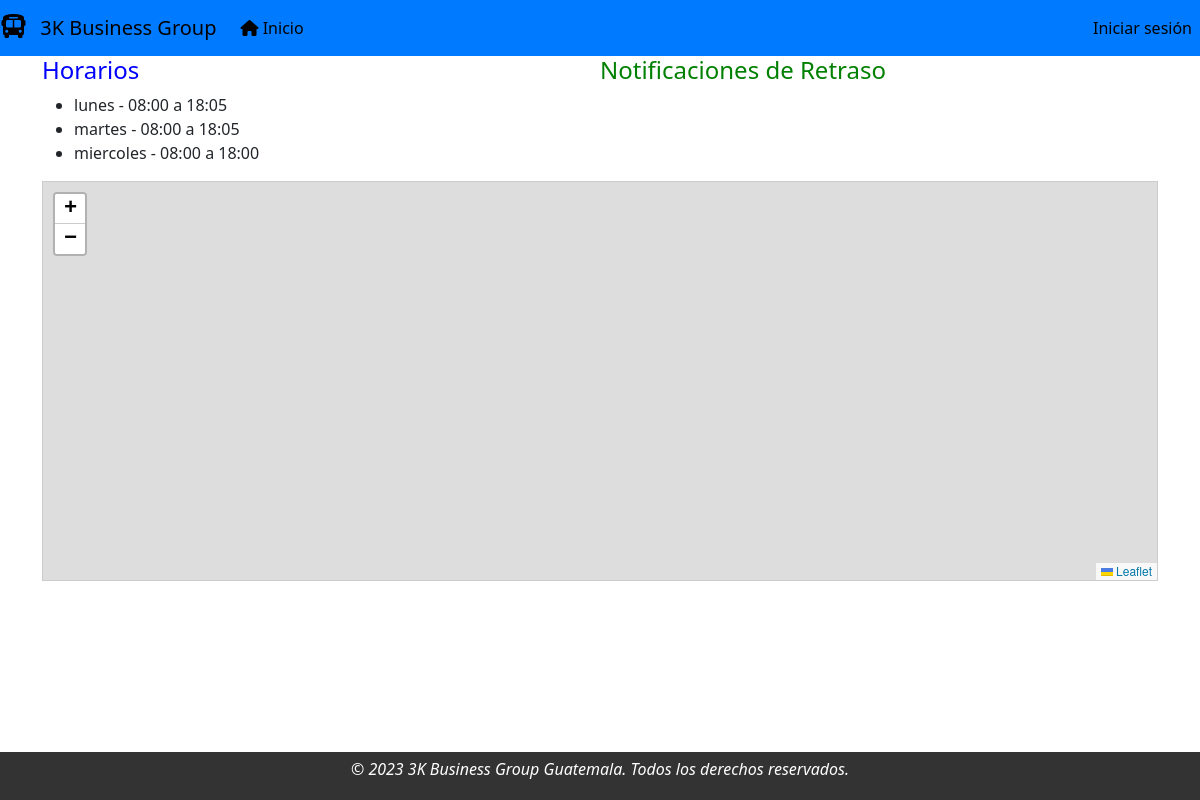
The app's page /, older data.
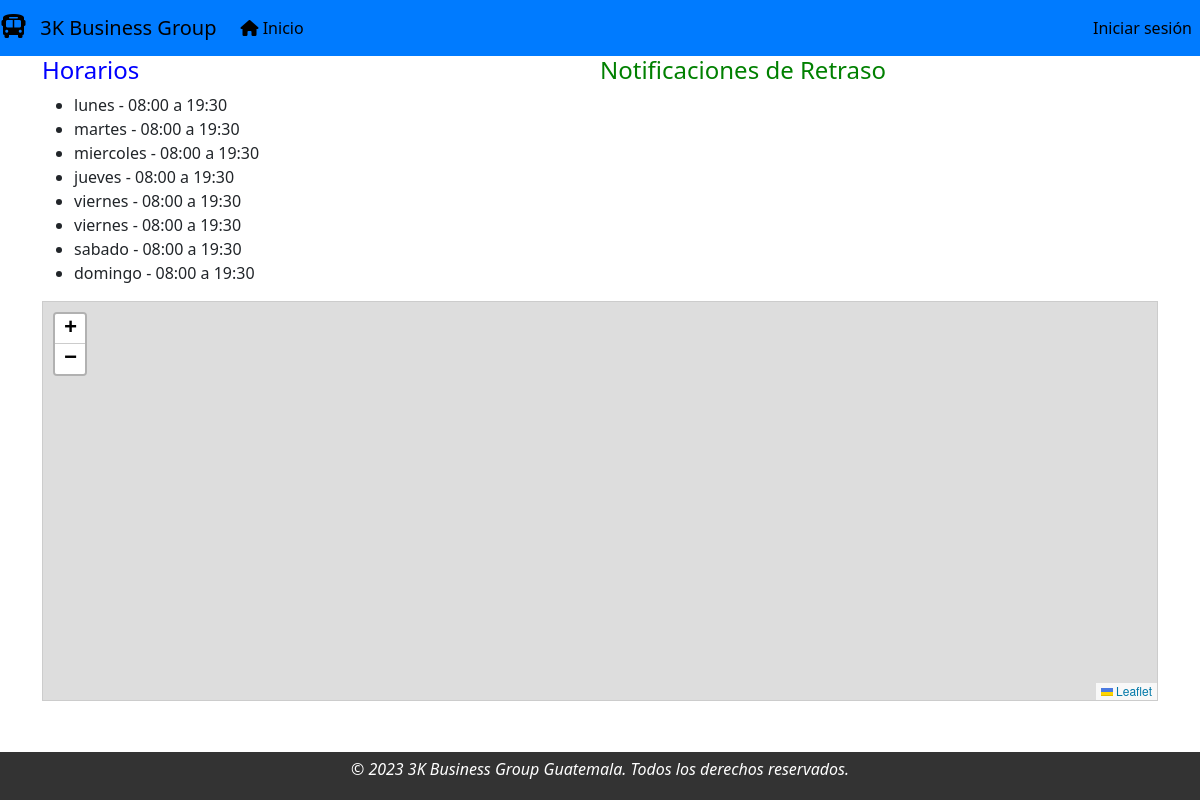
The same page, newer data.
### modulo_registro/models.py (models this page shows)
class Horario(models.Model):
    dia = models.CharField(max_length=10, blank=False,choices=dias, verbose_name='Dias')
    horario_inicio = models.TimeField(verbose_name='Horario Inicio')
    horario_fin = models.TimeField(verbose_name='Horario Fin')

### modulo_dashboard/views.py (the view)
# urls.py: path('', DashboardView.as_view(), name='index'),
class DashboardView(TemplateView):
    template_name = 'dashboard.html'
    fecha_actual = date.today()
    retrasos = Retraso.objects.filter(dia=fecha_actual)
    items = Horario.objects.all()
    def get_context_data(self, **kwargs):
        context = super().get_context_data(**kwargs)
        context['items'] = self.items
        context['retrasos'] = self.retrasos
        return context

### modulo_dashboard/templates/dashboard.html (shortened to what this page needs)
{% extends "base.html" %}
{% block scripts %}
  <link rel="stylesheet" href="https://unpkg.com/leaflet@1.7.1/dist/leaflet.css" />
{% endblock %}
{% block contenido %}
<div style="display: flex;">
        <div style="flex: 1;">
            <h2 style="color: blue; font-size: 24px;">Horarios</h2>
            <ul>
                {% for item in items %}
                    <li>{{ item.dia }} - {{ item.horario_inicio }} a {{ item.horario_fin }}</li>
                {% endfor %}
            </ul>
        </div>
        <div style="flex: 1;">
            <h2 style="color: green; font-size: 24px;">Notificaciones de Retraso</h2>
        </div>
    </div>
<div id="map" style="height: 400px; width: 100%; border: 1px solid #ccc;"></div>
{% endblock contenido %}

### templates/base.html (shortened to what this page needs)
<!DOCTYPE html>
<html lang="en">
  <head>
    {% load static %}
    <link rel="stylesheet" href="{% static 'lib/node_modules/bootstrap/dist/css/bootstrap.min.css' %}">
    <link rel="stylesheet" type="text/css" href="{% static 'css/style.css' %}">
    <link rel="stylesheet" href="https://cdnjs.cloudflare.com/ajax/libs/font-awesome/6.0.0-beta3/css/all.min.css">
    {% block scripts %}{% endblock scripts %}
  </head>
  <body>
    <header>
   <nav class="navbar navbar-expand-lg navbar-light bg-custom">
       <a class="navbar-brand" href="{% url 'dashboard:index' %}">
        <i class="fas fa-bus"></i> 3K Business Group
    </a>
      <div class="collapse navbar-collapse" id="navbarNav">
        <ul class="navbar-nav">
            <li class="nav-item active">
                      <a class="nav-link" href="{% url 'dashboard:index' %}">
                <i class="fas fa-home"></i> Inicio
            </a>
            </li>
        </ul>
        {% if user.is_authenticated %}
            <ul class="navbar-nav" style="margin-left: auto;">
                <li class="nav-item">
                    <a class="nav-link" href="{% url 'authenticate:logout' %}">Cerrar sesión</a>
                </li>
            </ul>
        {% else %}
            <ul class="navbar-nav" style="margin-left: auto;">
                <li class="nav-item">
                    <a class="nav-link" href="{% url 'authenticate:login' %}">Iniciar sesión</a>
                </li>
            </ul>
        {% endif %}
    </div>
    </nav>
  </header>
<div class="container">
    <main>
        {% block contenido %}{% endblock contenido %}
    </main>
</div>
  </body>
<footer>
        <div class="container">
            <div class="row">
                <div class="col-md-12 text-center">
                    <p>&copy; 2023 3K Business Group Guatemala. Todos los derechos reservados.</p>
                </div>
            </div>
        </div>
    </footer>
</html>

### static/css/style.css (style rules this page uses)
.nav-link { color: black; text-decoration: none; transition: color 0.3s, transform 0.3s; }
.navbar-brand i { font-size: 1.5rem; margin-right: 0.5rem; }
footer { position: fixed; bottom: -2px; width: 100%; background-color: #333; color: white; text-align: center; padding: 5px; font-style: italic; }
.bg-custom { background-color: #007bff; }
#map { margin-bottom: 50px; }

Row changes from the older to the newer data that the page shows:
changed Horario "lunes": horario_fin "18:05" → "19:30"
changed Horario "martes": horario_fin "18:05" → "19:30"
changed Horario "miercoles": horario_fin "18:00" → "19:30"
added Horario: dia "jueves", horario_inicio "08:00", horario_fin "19:30"
added Horario: dia "viernes", horario_inicio "08:00", horario_fin "19:30"
added Horario: dia "viernes", horario_inicio "08:00", horario_fin "19:30"
added Horario: dia "sabado", horario_inicio "08:00", horario_fin "19:30"
added Horario: dia "domingo", horario_inicio "08:00", horario_fin "19:30"
